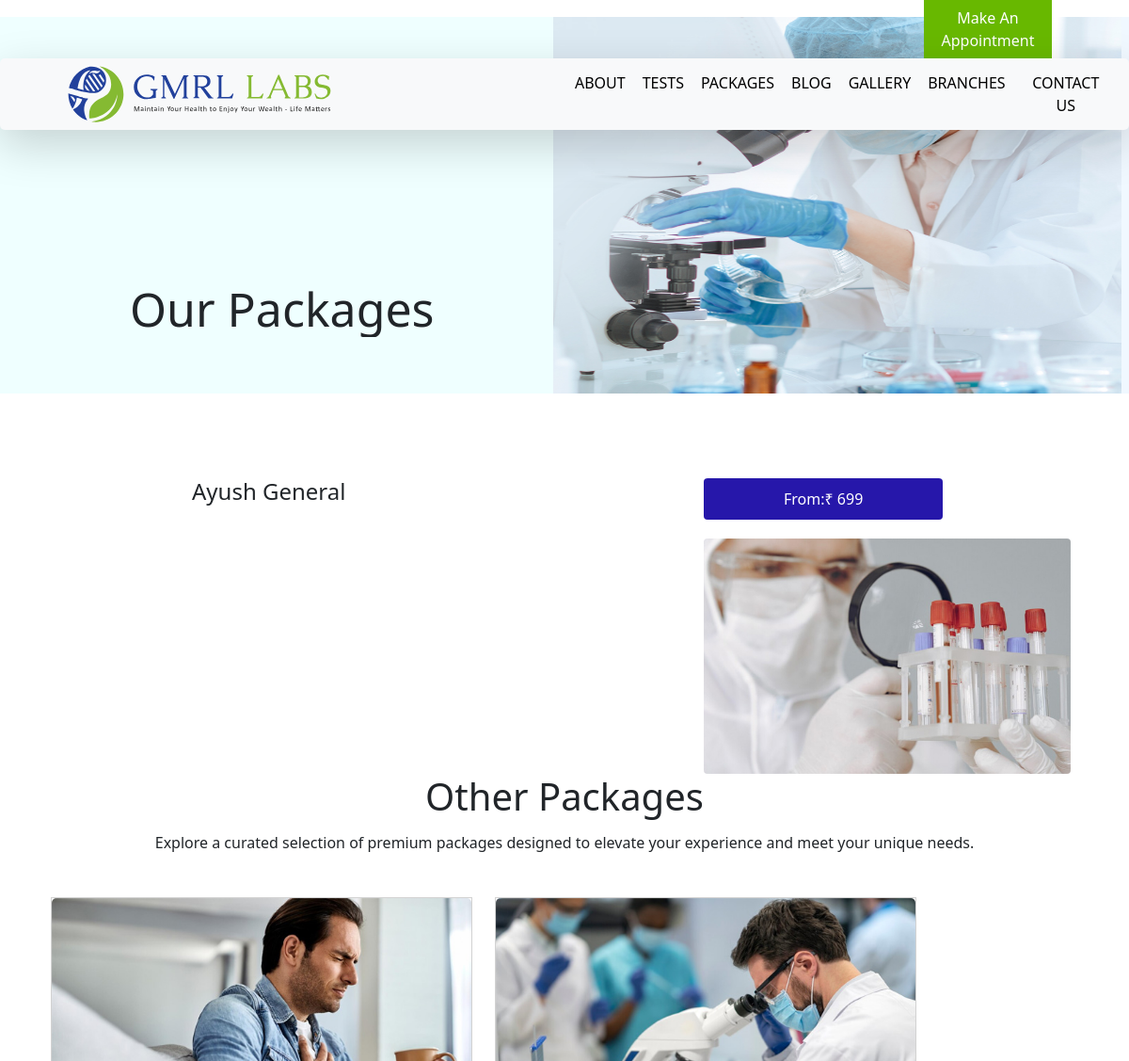
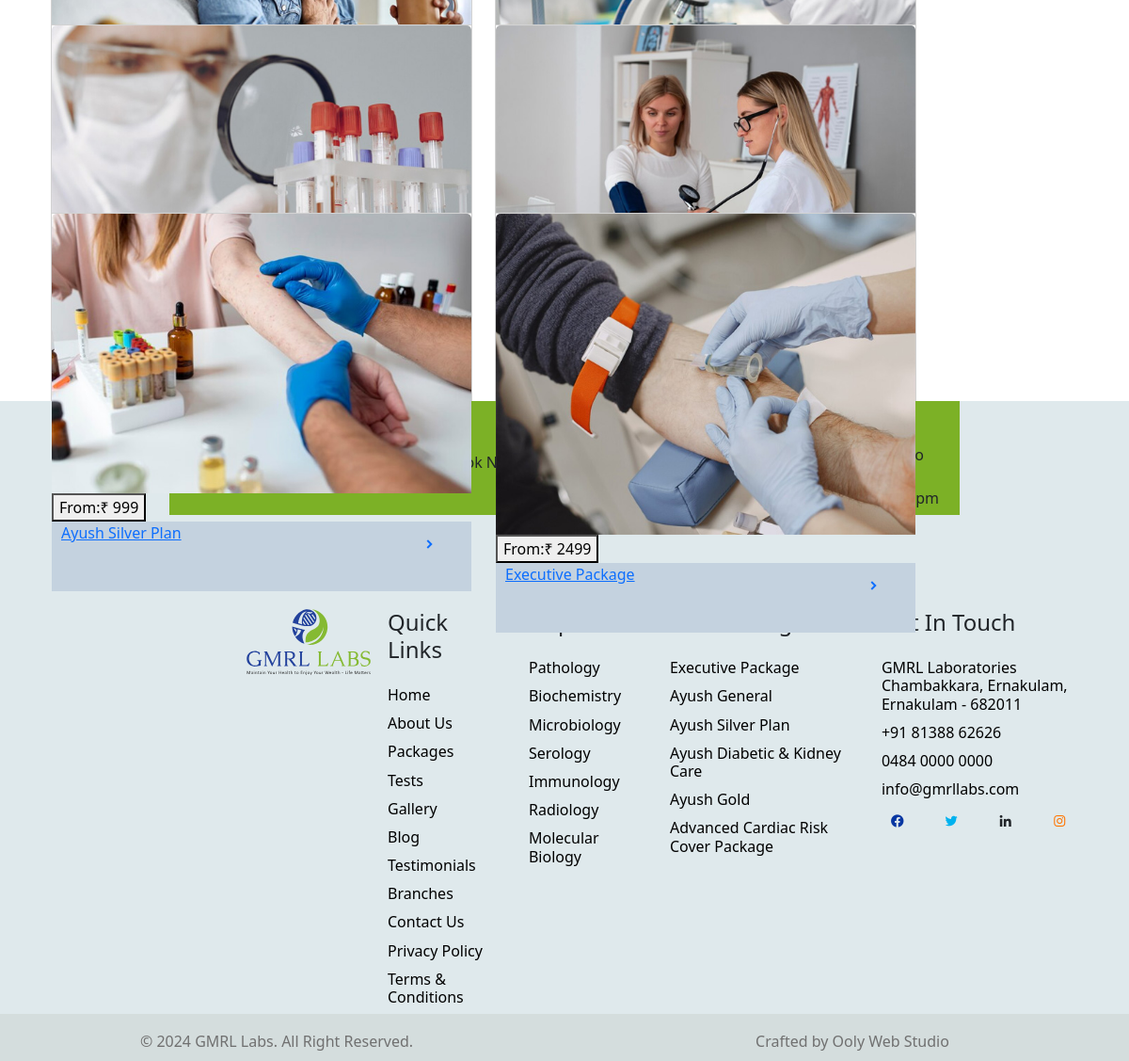
/packages/2, run on the app's committed database (2 pictures, top to bottom).
### hosapp/models.py (models this page shows, shortened)
class Package(models.Model):
    image=models.ImageField(upload_to='package')
    price=models.IntegerField()
    cont1=models.CharField(max_length=300)
    cont2=models.CharField(max_length=300)
    cont3=models.CharField(max_length=300)
    cont4=models.CharField(max_length=300)
    cont5=models.CharField(max_length=300)
    cont6=models.CharField(max_length=300)
    cont7=models.CharField(max_length=300,blank=True)
    cont8=models.CharField(max_length=300,blank=True)
    cont9=models.CharField(max_length=300,blank=True)
    cont10=models.CharField(max_length=300,blank=True)
    cont11=models.CharField(max_length=300,blank=True)
    cont12=models.CharField(max_length=300,blank=True)
    cont13=models.CharField(max_length=300  ,blank=True)
    name=models.CharField(max_length=250,unique=True)
    class Meta:
        ordering=('name',)

### hosapp/views.py (the view)
# urls.py: path('packages/<int:id>',views.packages,name='packages'),
def packages(request,id):
    pac=Package.objects.get(id=id)
    return render(request,'packages.html',{"pac":pac})

### hosapp/context_processors.py (called while the page is built)
def menu_links(req):
    pak=Package.objects.all()
    return dict(pak=pak)

### templates/packages.html (shortened to what this page needs)
{% extends 'base.html' %}
{% load static %}
{% block content %}
<section class="pak1 w-100" id="package">
    <div class="row w-100">
        <div class="abtcl col-lg-6">
            <h1>Our Packages</h1>
        </div>
        <div class="tes col-lg-6">
            <img src="../static/images/blog.jpg" alt="">
        </div>
    </div>
</section>
<section class="paks">
    <div class="pkpgsrw row mx-auto d-flex">
        <div class="col-lg-8">
            <h4 class="mb-4">{{pac.name}}</h4>
        </div>
        <div class="col-lg-4">
            <button class="btnprc">From:₹ {{pac.price}}</button>
            <img class="pkpgimg" src="{{pac.image.url}}" alt="">
        </div>
    </div>
</section>
<section class="pakpg">
<div class="otpk">
    <h1 class="mx-auto d-flex justify-content-center mb-3">Other Packages</h1>
    <h6 class="mx-auto d-flex justify-content-center mb-5">Explore a curated selection of premium packages designed to elevate your experience and meet your unique needs.</h6>
</div>
<div class="container">
<div class="row gmhrw mt-0 pt-0">
    {% for s in pak %}
                <div class="card ms-4 p-0" style="width: 28rem;">
                    <a href="">
                    <img class="bloimg card-img-top" src="{{s.image.url}}" alt="Card image cap">
                    <button class="pkbtn">From:₹ {{s.price}}</button>
                    <div class="ms-0 card-body pkbo">
                        <div class="row">
                            <div class="col-lg-10">
                      <p class="card-text ">{{s.name}}</p>
                      </div>
                      <div class="col-lg-2  ">
                        <i class='pic me-2 mt-3  bx bxs-chevron-right'></i>
                        </div>
                        </div>
                    </div>
                    </a>
                </div>
    {% endfor %}
</div>
</div>
</section>
<section class="footer">
    <div class="rw2 row mx-auto">
        <div class="col9 col-lg-8">
            <div class="row">
                <div class="col-lg-1">
                </div>
                <div class="col-lg-8 mt-4">
                    <h5 class="ms-3"> Make an Appointment</h5>
                    <h6 class="ms-3">Call +91 81388 62626 or click Book Now to secure your appointment.</h6>
                </div>
                <div class="col-lg-3">
                    <a href="{% url 'hos:appointment' %}">
                    <button type="button" class="btn4 mt-5 btn btn-dark ">Book Now</button>
                    </a>
                </div>
            </div>
        </div>
        <div class="col91 col-lg-4">
            <div class="row">
                <div class="col-lg-3">
                </div>
                <div class="col-lg-9">
                    <h5 class="mt-3">Opening Hours</h5>
                    <h6>Mon - Sat : 6:30pm to 6:00pm</h6>
                    <h6>Sun : 6:30am - 12:30pm</h6>
                </div>
            </div>
        </div>
    </div>
    <div class="rw3 row">
        <div class="col-lg-2">
            <img src="../static/images/gmrl-footer-logo.svg" alt="">
        </div>
        <div class="col-lg-2">
            <h4 class="mb-4">Quick Links</h4>
            <h6>Home</h6>
            <h6>About Us</h6>
            <h6>Packages</h6>
            <h6>Tests</h6>
            <h6>Gallery</h6>
            <h6>Blog</h6>
            <h6>Testimonials</h6>
            <h6>Branches</h6>
            <h6>Contact Us</h6>
            <h6>Privacy Policy</h6>
            <h6>Terms & Conditions</h6>
        </div>
        <div class="col-lg-2">
            <h4 class="mb-4">Departments</h4>
            <h6>Pathology</h6>
            <h6>Biochemistry</h6>
            <h6>Microbiology</h6>
            <h6>Serology</h6>
            <h6>Immunology</h6>
            <h6>Radiology</h6>
            <h6>Molecular Biology</h6>
        </div>
        <div class="col-lg-3">
            <h4 class="mb-4">Our Packages</h4>
            <h6>Executive Package</h6>
            <h6>Ayush General</h6>
            <h6>Ayush Silver Plan</h6>
            <h6>Ayush Diabetic & Kidney Care</h6>
            <h6>Ayush Gold</h6>
            <h6>Advanced Cardiac Risk Cover Package</h6>
        </div>
        <div class="col-lg-3">
            <h4 class="mb-4">Get In Touch</h4>
            <h6>GMRL Laboratories Chambakkara, Ernakulam, Ernakulam - 682011</h6>
            <h6>+91 81388 62626</h6>
            <h6>0484 0000 0000</h6>
            <h6>info@gmrllabs.com</h6>
            <div class="rw4 row">
                <div class="col-lg-3">
                    <i class='bx bxl-facebook-circle' style='color:#0636a2'></i>
                </div>
                <div class="col-lg-3">
                    <i class='bx bxl-twitter' style='color:#00b2ef'></i>
                </div>
                <div class="col-lg-3">
                    <i class='bx bxl-linkedin'></i>
                </div>
                <div class="col-lg-3">
                    <i class='bx bxl-instagram' style='color:#ff7500'></i>
                </div>
            </div>
        </div>
    </div>
</section>
{% endblock %}

### templates/base.html (shortened to what this page needs)
{% load static %}
<!doctype html>
<html lang="en">
  <head>
    <link href="https://cdn.jsdelivr.net/npm/bootstrap@5.2.3/dist/css/bootstrap.min.css" rel="stylesheet">
    <link rel="stylesheet" href="{% static 'css\style.css' %}">
    <link href='https://unpkg.com/boxicons@2.1.4/css/boxicons.min.css' rel='stylesheet'>
    <link rel="stylesheet" href="https://cdn.jsdelivr.net/npm/slick-carousel@1.8.1/slick/slick.css">
  </head>
  <body>
    {% include 'nav.html' %}
    {% block content %}
    {% endblock %}
    {% include 'footer.html' %}
  </body>
</html>

### templates/nav.html (shortened to what this page needs)
{% load static %}
<div class="mqin">
    <div class="rw1 row">
        <div class="col-lg-6 col-md-6 col-sm-6 soci">
        </div>
        <div class="col-lg-6 col-md-6 col-sm-6 mak">
            <a href="{% url 'hosapp:appointment' %}"><button class="btn btn">Make An Appointment</button></a>
        </div>
    </div>
    <nav id="navbar" class="navbar shadow-lg navbar-expand-lg bg-light mx-auto">
      <div class="container-fluid">
        <a href="{% url 'hosapp:home' %}"><img class="ima" style="margin-left: 60px;" src="../static/images/gmrl-logo.svg" width="280px" alt=""></a>
        <div class="collapse  navbar-collapse" id="navbarNav">
            <ul class="navbar-nav ml-auto">
                <li class="nav-item">
                    <a class="btn nav-link" href="{% url 'hosapp:about' %}">ABOUT</a>
                </li>
                <li class="nav-item">
                    <a class="btn nav-link" href="{% url 'hosapp:test' %}">TESTS</a>
                </li>
                <li class="nav-item">
                    <a class="btn nav-link" href="{% url 'hosapp:package' %}">PACKAGES</a>
                </li>
                <li class="nav-item">
                    <a class="btn nav-link" href="{% url 'hosapp:blog' %}">BLOG</a>
                </li>
                <li class="nav-item">
                    <a class="btn nav-link" href="{% url 'hosapp:gallery' %}">GALLERY</a>
                </li>
                <li class="nav-item">
                    <a class="btn nav-link" href="{% url 'hosapp:branches' %}">BRANCHES</a>
                </li>
                <li class="nav-item">
                    <a class="btn nav-link" href="{% url 'hosapp:contacts' %}">CONTACT US</a>
                </li>
            </ul>
        </div>
      </div>
    </nav>
  </div>

### templates/footer.html
<section class="end w-100">
    <div class="row">
        <div class="col-lg-6">
            <h6>© 2024 GMRL Labs. All Right Reserved.</h6>
        </div>
        <div class="col-lg-6">
            <h6>Crafted by Ooly Web Studio</h6>
        </div>
    </div>
</section>

### static/css/style.css (style rules this page uses)
.navbar { width: 92vw; z-index: 1000; border-radius: 5px; }
.navbar-nav { margin-left: 250px; overflow-x: hidden; }
.navbar { overflow-x: hidden; width: 100vw; }
.navbar a { color: black; }
.navbar-nav .btn { border-radius: 3px; padding-top: 1px; padding-bottom: 1px; }
.pak1 { background-color: rgb(240, 248, 255); overflow-x: hidden; margin-top: -120px; z-index: -1; }
.rw1 { background: transparent; }
.mak { z-index: 5; }
.mak .btn { background-color: rgb(104, 184, 0); color: white; text-decoration: none; margin-left: 380px; border-radius: 0; }
.end { width: 100vw; background-color: rgb(212, 221, 221); overflow: hidden; text-align: center; height: 50px; }
.end h6 { padding-top: 20px; padding-bottom: 20px; color: rgb(112, 112, 112); }
.card { height: 200px; border-radius: 0; }
.footer { height: fit-content; background-color: rgb(223, 233, 236); }
.rw2 { width: 70%; height: 21%; }
.rw2 h5 { overflow: hidden; }
.rw2 h6 { overflow: hidden; }
.col9 { background-color: rgb(124, 177, 38); }
.col91 { background-color: rgb(124, 177, 38); }
.btn4 { border-radius: 23px; padding-left: 35px; padding-right: 35px; color: rgb(124, 177, 38); }
.rw3 { width: 75%; margin-top: 100px; margin-left: 250px; }
.rw3 h4 { overflow: hidden; }
.rw3 img { width: 11vw; }
.rw3 h6 { margin-top: 11px; color: rgb(0, 0, 0); overflow: hidden; }
.rw4 { width: 230px; }
.abtcl { background-color: rgb(239, 255, 255); padding: 0 0 0 0; }
.abtcl h1 { font-size: 50px; margin-top: 280px; margin-left: 150px; margin-bottom: 15px; overflow: hidden; }
.tes { padding: 0 0 0 0; }
.tes img { height: 50vh; width: 50.3vw; }
.rw1 { margin-left: 50px; width: 90%; display: flex; justify-content: center; }
.pkbo p { text-decoration: none !important; }
.pkbo { height: 73.5px; background-color: rgb(196, 210, 223); padding: 0 0 0 0; padding-left: 10px; text-decoration: none !important; }
.pkbo .card-text { text-decoration: none; }
.pkpgsrw { margin-left: 200px; width: 68%; height: 55 vh; margin-top: 90px; }
.pkpgimg { width: 390px; height: 250px; border-radius: 4px; }
.btnprc { background-color: rgb(38, 23, 170); border: 0; border-radius: 4px; width: 21.2vw; color: white; margin-bottom: 20px; padding-top: 10px; padding-bottom: 10px; }
.rw4 i { margin: auto; display: flex; justify-content: center; text-align: center; padding-top: 8px; }

### data on the page
Package: name "Ayush General", price "699", image (picture)
Package: image (picture)
Package: image (picture)
Package: image (picture)
Package: image (picture), price "999", name "Ayush Silver Plan"
Package: image (picture), price "2499", name "Executive Package"
